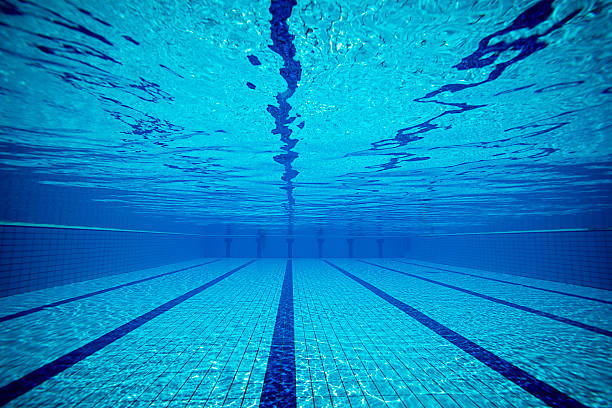
#> input picture pool_picture.jpg, 612 x 408 px
$ python -i lane_detection_code.py   (imports and definitions only)
#> lines starting #> are read from the running program, lines starting #| are printed output that depends on the picture
#> further down, picture is the input picture: shape (408, 612, 3); mean B, G, R 195.3, 140.5, 5.2
import cv2
import numpy as np
import matplotlib.pyplot as plt
import random


def detect_lines(img, threshold1 = 30, threshold2 = 43, apertureSize = 3, minLineLength = 667, maxLineGap = 33):

#> called with threshold1 = 30, threshold2 = 43, apertureSize = 3, minLineLength = 667, maxLineGap = 33
    img = img
    gray = cv2.cvtColor(img, cv2.COLOR_BGR2GRAY)
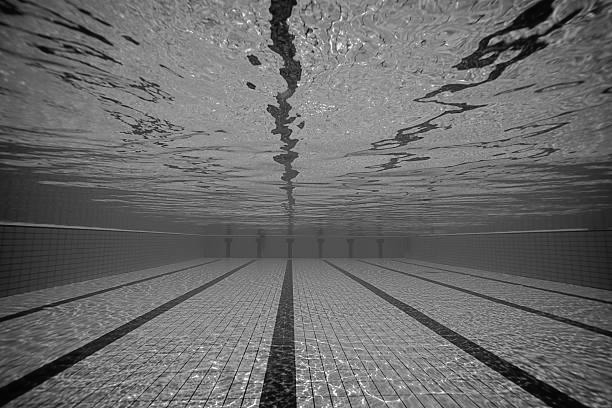
#> gray: shape (408, 612); min 1, max 254, mean 106.3
    edges = cv2.Canny(gray, threshold1, threshold2, apertureSize)
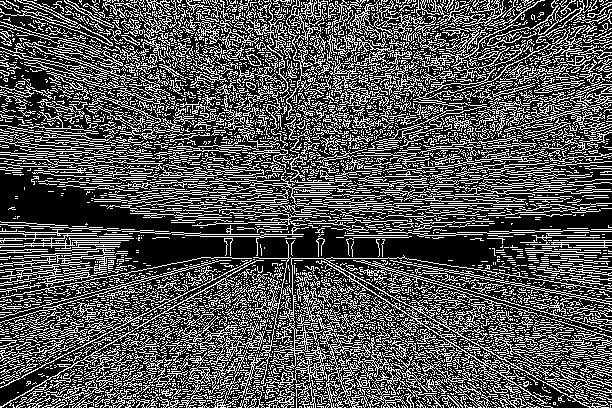
#> edges: shape (408, 612); 32.6% white in thin lines or dots
    #lines_list = []
    lines = cv2.HoughLinesP(
            edges,
            rho = 1,
            theta = np.pi/180,
            threshold = 100,
            minLineLength = minLineLength,
            maxLineGap = maxLineGap,
            )
#> lines = None
    # try:
    #     for points in lines:
    #         x1,y1,x2,y2=points[0]
    #         lines_list.append([(x1,y1),(x2,y2)])
    #     # for line in lines:
    #     #     x1, y1, x2, y2 = line[0]
    #     #     cv2.line(img, (x1, y1), (x2, y2), (0, 255, 0), 2)
    #     #     line_list += [()]
    # except TypeError:
    #     pass

    return lines

# [82 lines left out: functions drawLines, get_slopes_intercepts, detect_lanes, draw_lanes, not called in this run]


    # [76 lines of commented-out code are left out]

>>> import cv2
>>> picture = cv2.imread('pool_picture.jpg')
>>> result = detect_lines(picture)

$ run again, on rov_pool.jpg
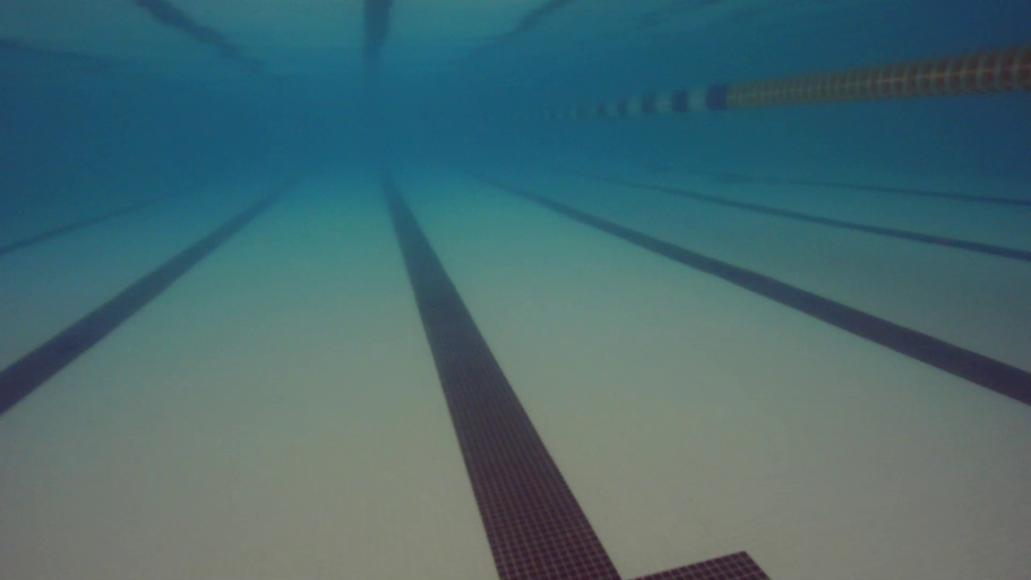
#> input picture rov_pool.jpg, 1031 x 580 px
#> picture is the input picture: shape (580, 1031, 3); mean B, G, R 111, 105.5, 72.6
#> in detect_lines, `gray = cv2.cvtColor(img, cv2.COLOR_BGR2GRAY)`:
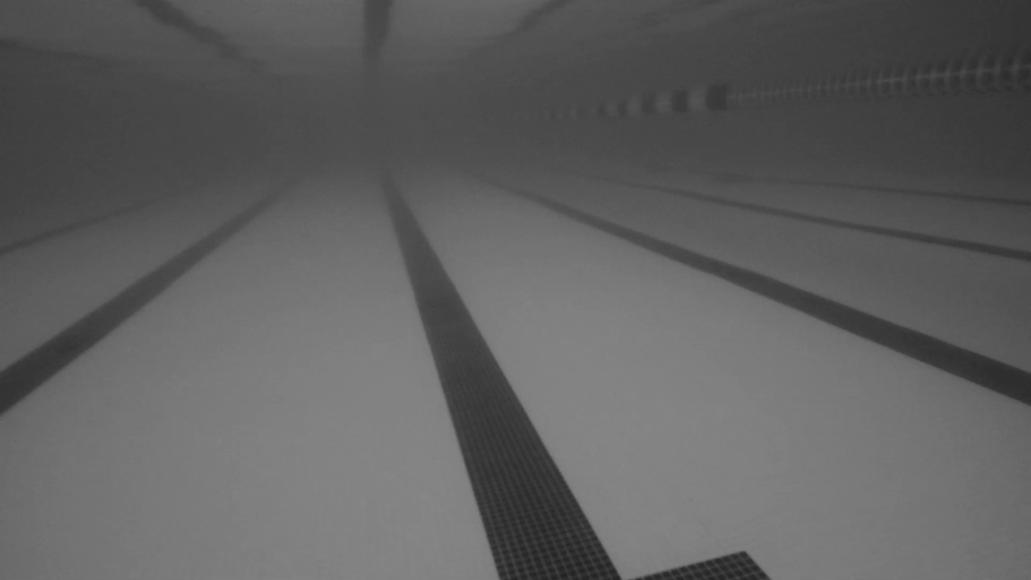
#> gray: shape (580, 1031); min 31, max 136, mean 96.3
#> in detect_lines, `edges = cv2.Canny(gray, threshold1, threshold2, apertureSize)`:
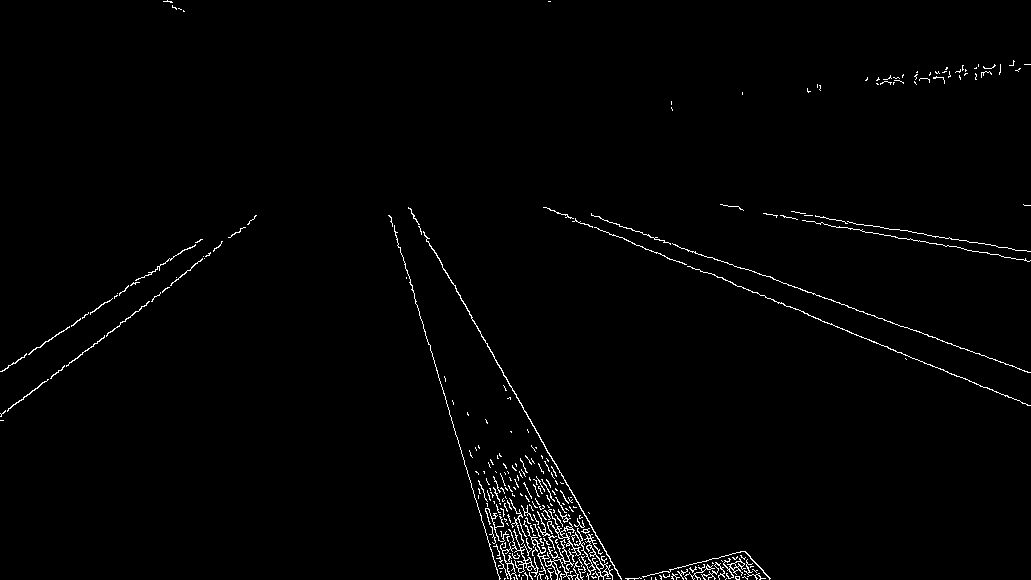
#> edges: shape (580, 1031); 1.3% white in thin lines or dots
#> lines = None

$ run again, on test_photo.jpg
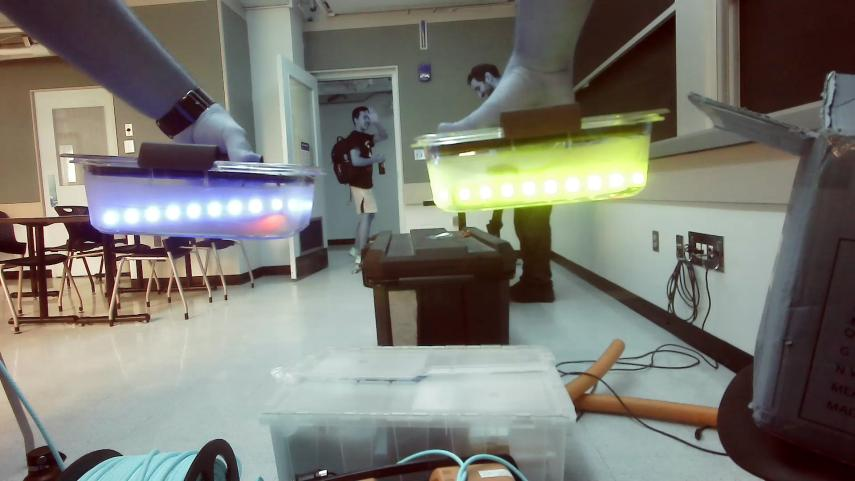
#> input picture test_photo.jpg, 855 x 481 px
#> picture is the input picture: shape (481, 855, 3); mean B, G, R 113.5, 121.2, 122
#> in detect_lines, `gray = cv2.cvtColor(img, cv2.COLOR_BGR2GRAY)`:
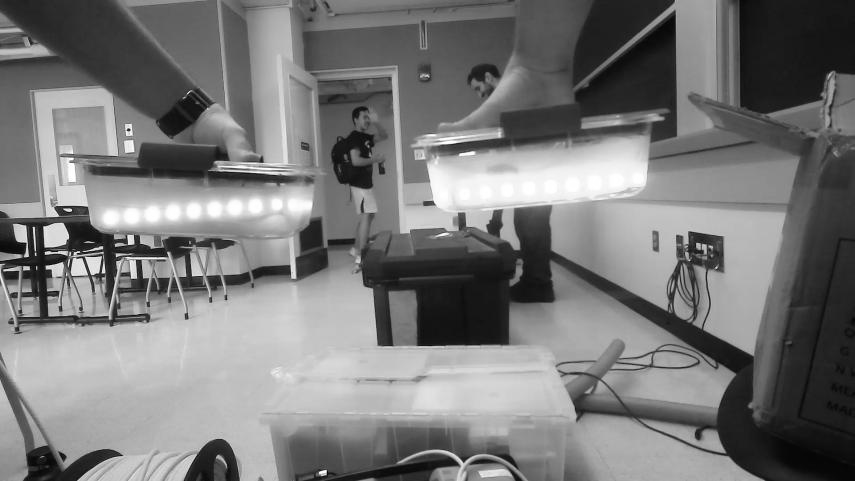
#> gray: shape (481, 855); min 4, max 255, mean 120.6
#> in detect_lines, `edges = cv2.Canny(gray, threshold1, threshold2, apertureSize)`:
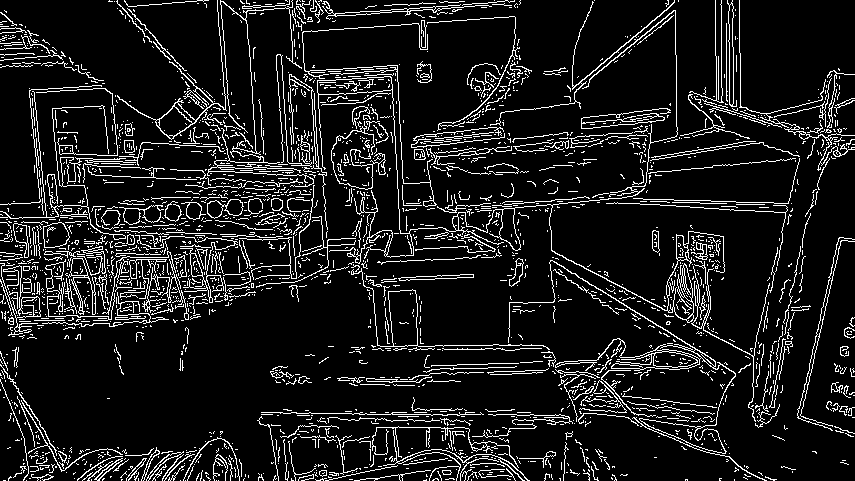
#> edges: shape (481, 855); 10.9% white in thin lines or dots
#> lines = [[0, 222, 740, 104]]
